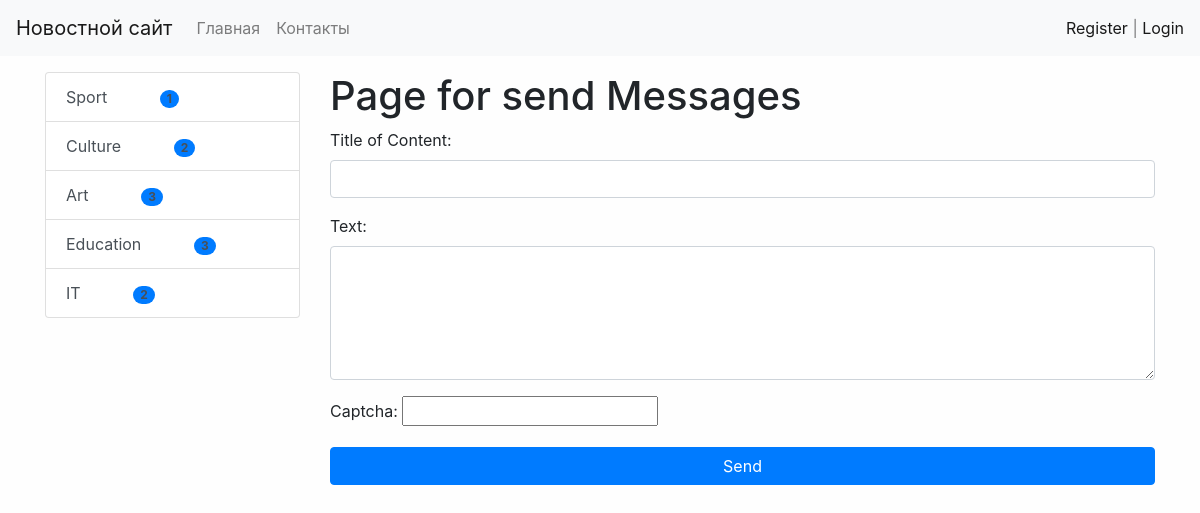
Page /contact/ on the committed database.
### news/models.py (models this page shows, shortened)
class Category(models.Model):
    title = models.CharField(max_length=150, db_index=True, verbose_name='Наименование категории')
    def get_absolute_url(self):
        return reverse('category', kwargs={"category_id": self.pk})
    class Meta:
        verbose_name = 'Категория'
        verbose_name_plural = 'Категории'
        ordering = ['title']

### news/views.py (the view)
# urls.py: path('contact/', contact, name='contact'),
def contact(request):
    if request.method == 'POST':
        form = ContactForm(request.POST)
        if form.is_valid():
            mail=send_mail(form.cleaned_data['subject'], form.cleaned_data['content'],
            'aldabaizhomart@gmail.com', ['jomart.aldabai@jihc.kz'], fail_silently=False)
            if mail:
                messages.success(request, 'Письмо успешно отправлеро')
                return redirect('contact')
            else:
                messages.error(request, 'Ошибка отправки')
        else:
            messages.error(request, 'Ошибка валидаци ')
    else:
        form = ContactForm()
    return render(request, 'news/test.html', {'form':form})

### news/forms.py
class ContactForm(forms.Form):
    subject = forms.CharField(label='Title of Content', widget=forms.TextInput(
        attrs={'class': 'form-control'}))
    content = forms.CharField(label='Text', widget=forms.Textarea(
        attrs={'class': 'form-control', 'rows':5}))
    captcha = CaptchaField( )

### news/templatetags/news_tags.py (called while the page is built)
@register.inclusion_tag('news/list_categories.html')
def show_categories():
    categories = Category.objects.annotate(
        cnt=Count('news',filter=F('news__is_published'))).filter(cnt__gt=0)
    return {"categories": categories}

### news/templates/news/test.html (shortened to what this page needs)
{% extends 'base.html' %}
{% block sidebar %}
{% include 'inc/_sidebar.html' %}
{% endblock %}
{% block content %}
<h1>Page for send Messages</h1>
<form method="post">
    {{ form.as_p }}
    <button type="submit" class="btn btn-primary btn-block">Send</button>
</form>
{% endblock %}

### news/templates/news/list_categories.html
<div class="list-group">
    {% for item in categories %}
    <a href="{{ item.get_absolute_url }}" class="list-group-item list-group-item-action">{{ item.title }}
        <span class="badge ml-5 bg-primary badge-pill text-color-light">{{item.cnt}}</span>
</a>
    {% endfor %}
</div>

### mysite/static/css/style.css (style rules this page uses)
body { background: #fefefe; }

### rows in the picture
Category: title "Sport", cnt "1"
Category: title "Culture", cnt "2"
Category: title "Art", cnt "3"
Category: title "Education", cnt "3"
Category: title "IT", cnt "2"
